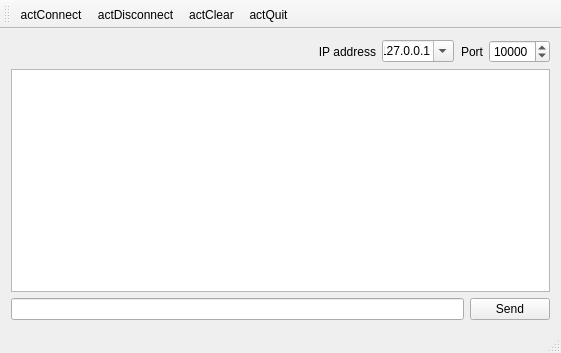
<?xml version="1.0" encoding="UTF-8"?>
<ui version="4.0">
 <class>ExTcpClient</class>
 <widget class="QMainWindow" name="ExTcpClient">
  <property name="geometry">
   <rect>
    <x>0</x>
    <y>0</y>
    <width>561</width>
    <height>353</height>
   </rect>
  </property>
  <property name="windowTitle">
   <string>ExTcpClient</string>
  </property>
  <widget class="QWidget" name="centralWidget">
   <layout class="QVBoxLayout" name="verticalLayout">
    <item>
     <layout class="QHBoxLayout" name="horizontalLayout">
      <item>
       <spacer name="horizontalSpacer">
        <property name="orientation">
         <enum>Qt::Horizontal</enum>
        </property>
        <property name="sizeHint" stdset="0">
         <size>
          <width>40</width>
          <height>20</height>
         </size>
        </property>
       </spacer>
      </item>
      <item>
       <widget class="QLabel" name="labIP">
        <property name="text">
         <string>IP address</string>
        </property>
        <property name="alignment">
         <set>Qt::AlignRight|Qt::AlignTrailing|Qt::AlignVCenter</set>
        </property>
       </widget>
      </item>
      <item>
       <widget class="QComboBox" name="comboBox">
        <property name="editable">
         <bool>true</bool>
        </property>
        <property name="currentText">
         <string>127.0.0.1</string>
        </property>
       </widget>
      </item>
      <item>
       <widget class="QLabel" name="labPort">
        <property name="text">
         <string>Port</string>
        </property>
        <property name="alignment">
         <set>Qt::AlignRight|Qt::AlignTrailing|Qt::AlignVCenter</set>
        </property>
       </widget>
      </item>
      <item>
       <widget class="QSpinBox" name="spinBox">
        <property name="maximum">
         <number>65000</number>
        </property>
        <property name="value">
         <number>10000</number>
        </property>
       </widget>
      </item>
     </layout>
    </item>
    <item>
     <widget class="QPlainTextEdit" name="plainTextEdit"/>
    </item>
    <item>
     <layout class="QHBoxLayout" name="horizontalLayout_2">
      <item>
       <widget class="QLineEdit" name="lineEdit"/>
      </item>
      <item>
       <widget class="QPushButton" name="btnSend">
        <property name="text">
         <string>Send</string>
        </property>
       </widget>
      </item>
     </layout>
    </item>
   </layout>
  </widget>
  <widget class="QMenuBar" name="menuBar">
   <property name="geometry">
    <rect>
     <x>0</x>
     <y>0</y>
     <width>561</width>
     <height>20</height>
    </rect>
   </property>
  </widget>
  <widget class="QToolBar" name="mainToolBar">
   <attribute name="toolBarArea">
    <enum>TopToolBarArea</enum>
   </attribute>
   <attribute name="toolBarBreak">
    <bool>false</bool>
   </attribute>
   <addaction name="actConnect"/>
   <addaction name="actDisconnect"/>
   <addaction name="actClear"/>
   <addaction name="actQuit"/>
  </widget>
  <widget class="QStatusBar" name="statusBar"/>
  <action name="actConnect">
   <property name="icon">
    <iconset resource="resource.qrc">
     <normaloff>:/Icons/Image4.png</normaloff>:/Icons/Image4.png</iconset>
   </property>
   <property name="text">
    <string>actConnect</string>
   </property>
   <property name="toolTip">
    <string>actConnect</string>
   </property>
  </action>
  <action name="actDisconnect">
   <property name="icon">
    <iconset resource="resource.qrc">
     <normaloff>:/Icons/Image5.png</normaloff>:/Icons/Image5.png</iconset>
   </property>
   <property name="text">
    <string>actDisconnect</string>
   </property>
   <property name="toolTip">
    <string>actDisconnect</string>
   </property>
  </action>
  <action name="actClear">
   <property name="icon">
    <iconset resource="resource.qrc">
     <normaloff>:/Icons/Image1.png</normaloff>:/Icons/Image1.png</iconset>
   </property>
   <property name="text">
    <string>actClear</string>
   </property>
   <property name="toolTip">
    <string>actClear</string>
   </property>
  </action>
  <action name="actQuit">
   <property name="icon">
    <iconset resource="resource.qrc">
     <normaloff>:/Icons/Image2.jpg</normaloff>:/Icons/Image2.jpg</iconset>
   </property>
   <property name="text">
    <string>actQuit</string>
   </property>
   <property name="toolTip">
    <string>actQuit</string>
   </property>
  </action>
 </widget>
 <layoutdefault spacing="6" margin="11"/>
 <resources>
  <include location="resource.qrc"/>
 </resources>
 <connections/>
</ui>
